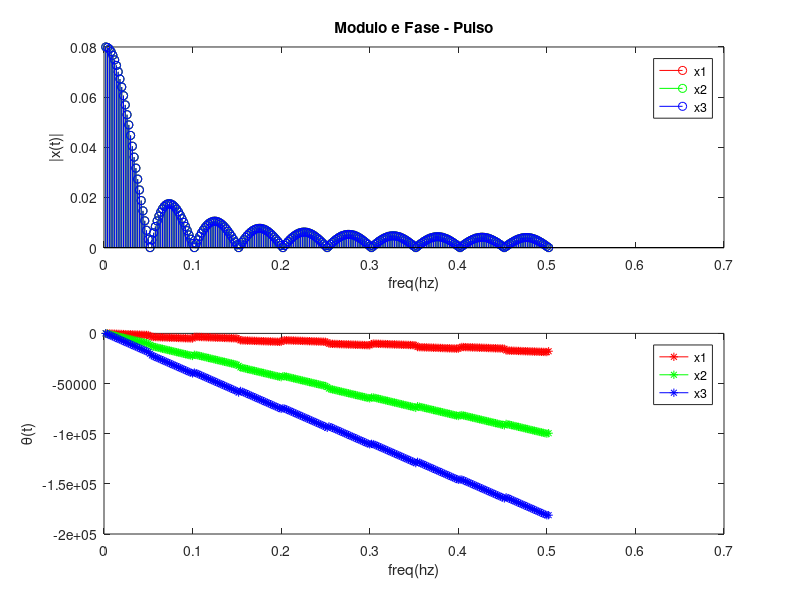

Write the MATLAB code that produced this figure.
load pulses.mat

Tt = 1;
fs = 500;
N = Tt * fs;

t = (0:N-1)/fs;
f = (1:N/2+1)/fs;

x = [x1; x2; x3];

plot(t,x(1,:));hold on;
plot(t,x(2,:));hold on;
plot(t,x(3,:));hold off;

legend('Pulso x1', 'Pulso x2', 'Pulso x3');

for j = 1:3
    xf(j,:) = fft(x(j,:));
    
    
    x_mag(j,:) = 2*abs(xf(j,:)/N);
    x_pha(j,:) = angle(xf(j,:));
    
    x_pha(j,:) = unwrap(x_pha(j,:));
    x_pha(j,:) = x_pha(j,:) * 360/2*pi;
end
subplot(2,1,1);
stem(f, x_mag(1,1:N/2+1),'r');hold on;
stem(f, x_mag(2,1:N/2+1),'g');hold on;
stem(f, x_mag(3,1:N/2+1),'b');hold off;
ylabel('|x(t)|');xlabel('freq(hz)');
legend('x1','x2','x3');title('Modulo e Fase - Pulso');

subplot(2,1,2);
plot(f,x_pha(1,1:N/2+1),'r-*');hold on;
plot(f,x_pha(2,1:N/2+1),'g-*');hold on;
plot(f,x_pha(3,1:N/2+1),'b-*');hold off;
ylabel('\theta(t)');xlabel('freq(hz)');
legend('x1','x2','x3');